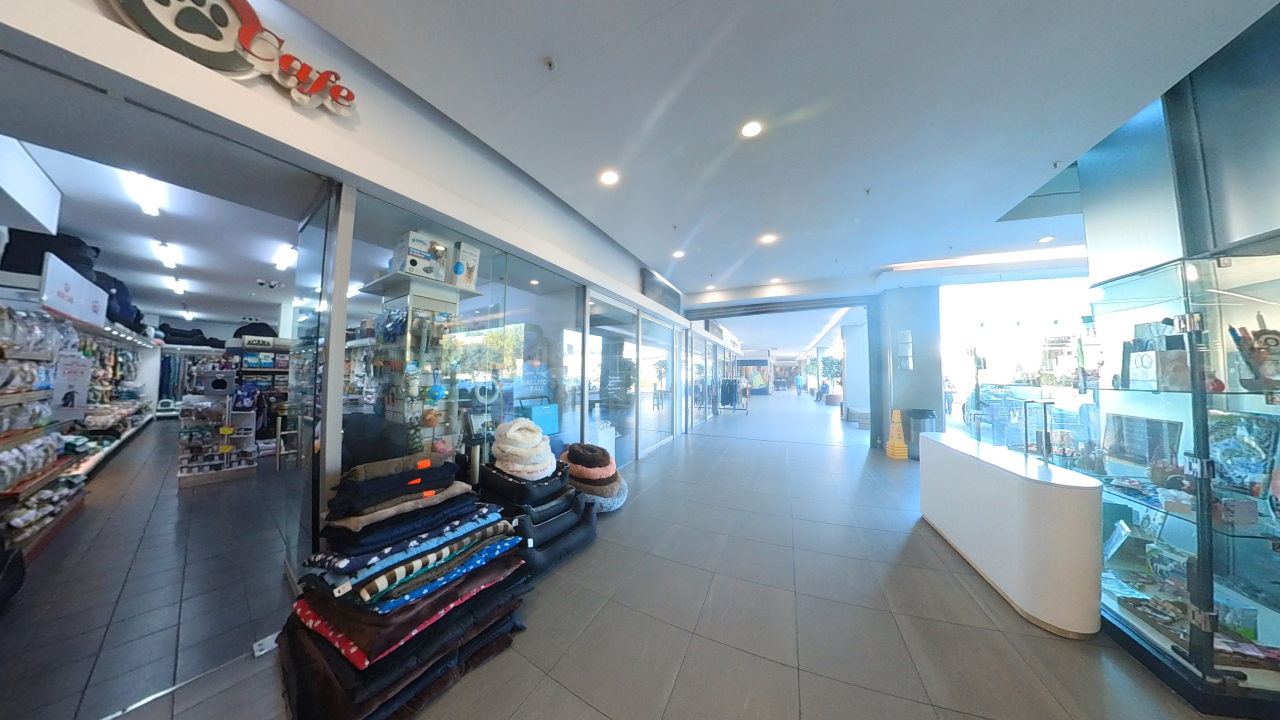
#> input picture media/tours/hotspots/ads/IMG_20260327_081714_00_012.jpg, 3840 x 2160 px (shown at 1/3 size)
$ python -i quality.py   (imports and definitions only)   (older library calls are emulated)
#> lines starting #> are read from the running program, lines starting #| are printed output that depends on the picture
from __future__ import annotations

import io
import logging
import math
from statistics import median
from typing import Any

import numpy as np
from PIL import Image, ImageEnhance, ImageFilter, ImageOps
from django.core.files.base import ContentFile
from django.utils import timezone

from apps.tours.models import Scene360, SceneVisualQuality
from apps.vision_ai.services.panorama import prepare_image_bytes

logger = logging.getLogger(__name__)


# [21 lines that did not run here, left out]


def _clamp(value: float) -> float:
    return max(0.0, min(1.0, float(value)))


# [10 lines left out: function _sharpness, not called in this run]


def _horizon_score(gray: np.ndarray) -> tuple[float, float]:
    try:
        import cv2

        resized = cv2.resize(gray, (min(1200, gray.shape[1]), min(600, gray.shape[0])))
        edges = cv2.Canny(resized, 65, 150)
        lines = cv2.HoughLinesP(
            edges,
            1,
            np.pi / 180,
            threshold=70,
            minLineLength=max(80, resized.shape[1] // 8),
            maxLineGap=20,
        )
        angles: list[float] = []
        if lines is not None:
            for line in lines[:250]:
                x1, y1, x2, y2 = [float(v) for v in line[0]]
                angle = math.degrees(math.atan2(y2 - y1, x2 - x1))
                while angle > 90:
                    angle -= 180
                while angle < -90:
                    angle += 180
                if abs(angle) <= 18:
                    angles.append(angle)
        tilt = float(median(angles)) if angles else 0.0
        return _clamp(1.0 - abs(tilt) / 8.0), tilt
    except Exception:
        return 0.75, 0.0


# [168 lines left out: functions _make_enhanced_preview, assess_scene_quality, not called in this run]

>>> import cv2
>>> picture = cv2.imread('../../../media/tours/hotspots/ads/IMG_20260327_081714_00_012.jpg', cv2.IMREAD_GRAYSCALE)
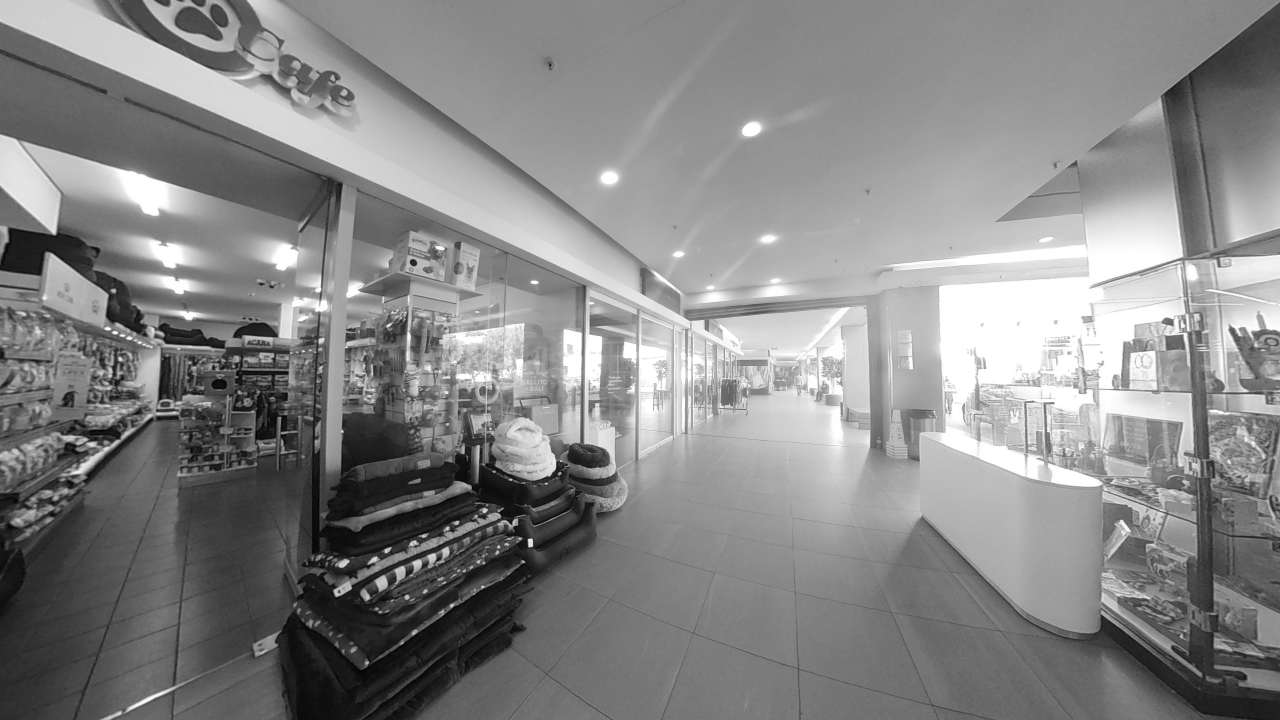
#> picture: shape (2160, 3840) (shown at 1/3 size); min 0, max 255, mean 135.1
>>> result = _horizon_score(picture)
#> in _horizon_score, `resized = cv2.resize(gray, (min(1200, gray.shape[1]), min(600, gray.sh..`:
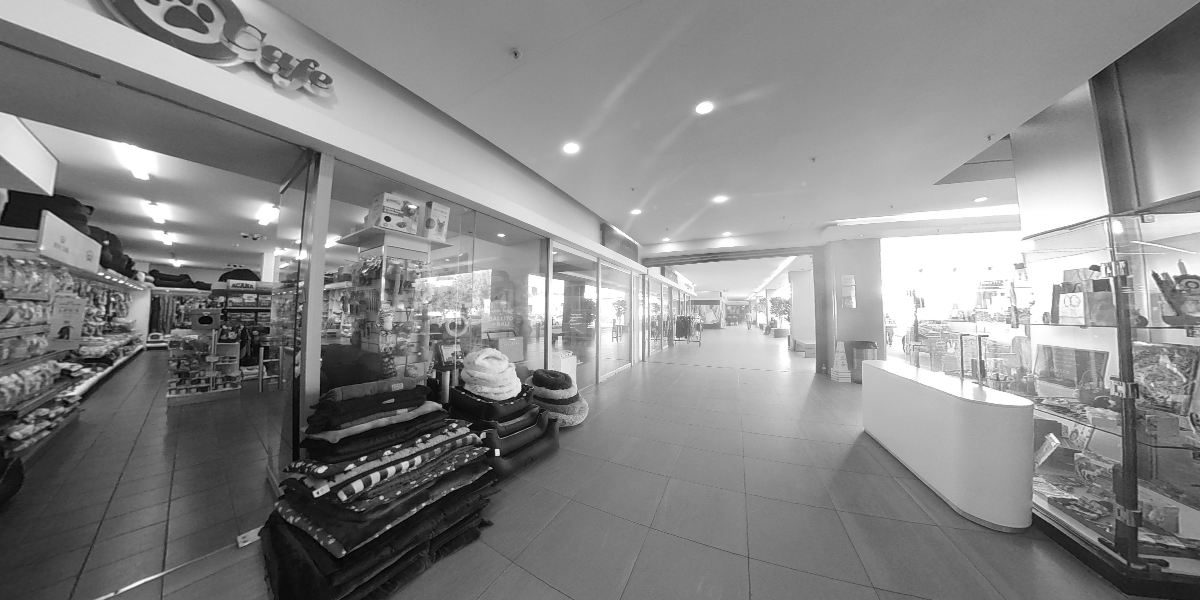
#> resized: shape (600, 1200); min 1, max 255, mean 135.1
#> in _horizon_score, `edges = cv2.Canny(resized, 65, 150)`:
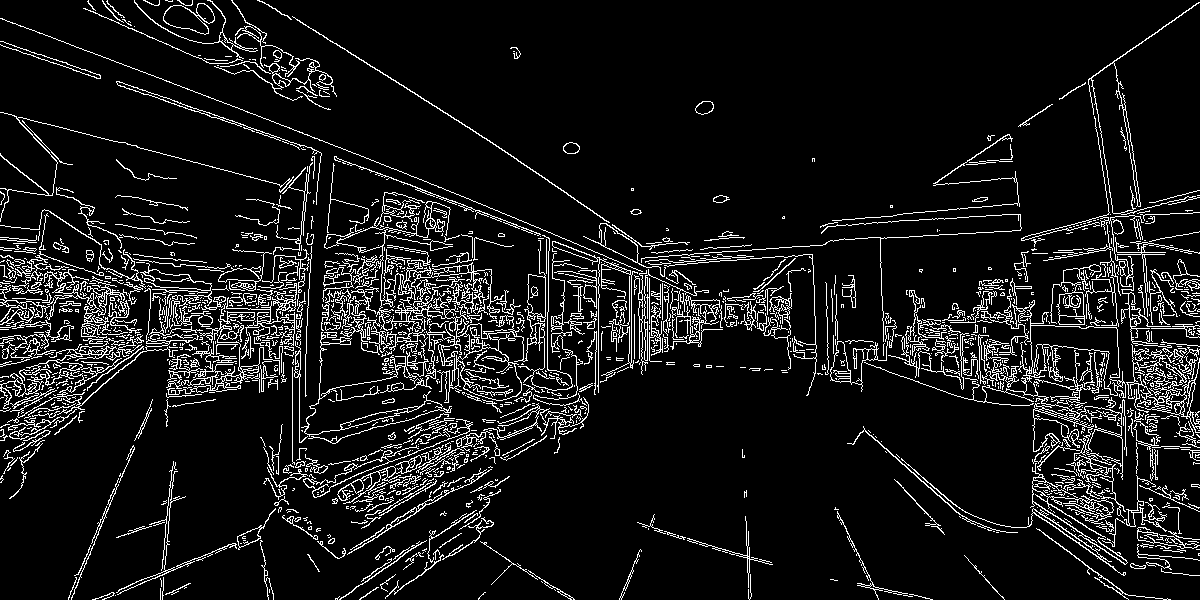
#> edges: shape (600, 1200); 9.1% white in thin lines or dots
#> in _horizon_score, `lines = cv2.HoughLinesP( edges, 1, np.pi / 180, threshold=70, minLineL..`: lines = 201 rows, first 6: [2, 283, 701, 332], [1, 18, 441, 187], [30, 335, 498, 343], [0, 44, 362, 169], [0, 299, 673, 347], [883, 333, 1199, 411]
#> the loop in _horizon_score, `for line in lines[:250]:` made 201 passes
#> (x1, y1, x2, y2) on passes 1 to 3: (2, 283, 701, 332), (1, 18, 441, 187), (30, 335, 498, 343)
#> after the loop in _horizon_score, `for line in lines[:250]:`: angles = 160 values, max 16.04 at index 158, min -17 at index 132, mean 0.32
#> in _horizon_score, `tilt = float(median(angles)) if angles else 0.0`: tilt = -1.12
#> result = (0.86, -1.12)
